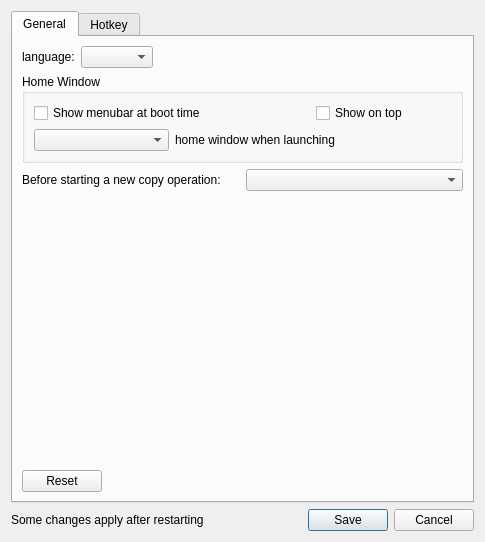
<?xml version="1.0" encoding="UTF-8"?>
<ui version="4.0">
 <class>Preferences</class>
 <widget class="QDialog" name="Preferences">
  <property name="geometry">
   <rect>
    <x>0</x>
    <y>0</y>
    <width>485</width>
    <height>542</height>
   </rect>
  </property>
  <property name="windowTitle">
   <string>PasTk - Preferences</string>
  </property>
  <layout class="QGridLayout" name="gridLayout">
   <item row="0" column="0" colspan="2">
    <widget class="QTabWidget" name="tabWidget">
     <property name="currentIndex">
      <number>0</number>
     </property>
     <widget class="QWidget" name="generalTab">
      <attribute name="title">
       <string>General</string>
      </attribute>
      <layout class="QVBoxLayout" name="verticalLayout_2">
       <item>
        <layout class="QHBoxLayout" name="horizontalLayout_3">
         <item>
          <widget class="QLabel" name="label_6">
           <property name="text">
            <string>language:</string>
           </property>
          </widget>
         </item>
         <item>
          <widget class="QComboBox" name="languageCB"/>
         </item>
         <item>
          <spacer name="horizontalSpacer_5">
           <property name="orientation">
            <enum>Qt::Horizontal</enum>
           </property>
           <property name="sizeHint" stdset="0">
            <size>
             <width>40</width>
             <height>20</height>
            </size>
           </property>
          </spacer>
         </item>
        </layout>
       </item>
       <item>
        <widget class="QGroupBox" name="groupBox_3">
         <property name="title">
          <string>Home Window</string>
         </property>
         <layout class="QGridLayout" name="gridLayout_4">
          <item row="0" column="2">
           <widget class="QCheckBox" name="topmostOpt">
            <property name="text">
             <string>Show on top</string>
            </property>
           </widget>
          </item>
          <item row="1" column="0">
           <widget class="QComboBox" name="windowVisibility"/>
          </item>
          <item row="1" column="1" colspan="2">
           <widget class="QLabel" name="label_7">
            <property name="text">
             <string>home window when launching</string>
            </property>
           </widget>
          </item>
          <item row="0" column="0" colspan="2">
           <widget class="QCheckBox" name="menubarShowOpt">
            <property name="text">
             <string>Show menubar at boot time</string>
            </property>
           </widget>
          </item>
         </layout>
        </widget>
       </item>
       <item>
        <layout class="QHBoxLayout" name="horizontalLayout_4">
         <item>
          <widget class="QLabel" name="label_8">
           <property name="text">
            <string>Before starting a new copy operation:</string>
           </property>
          </widget>
         </item>
         <item>
          <widget class="QComboBox" name="clearHistoryOpt"/>
         </item>
        </layout>
       </item>
       <item>
        <spacer name="verticalSpacer_2">
         <property name="orientation">
          <enum>Qt::Vertical</enum>
         </property>
         <property name="sizeHint" stdset="0">
          <size>
           <width>20</width>
           <height>216</height>
          </size>
         </property>
        </spacer>
       </item>
       <item>
        <layout class="QHBoxLayout" name="horizontalLayout_2">
         <item>
          <widget class="QPushButton" name="generalResetBtn">
           <property name="text">
            <string>Reset</string>
           </property>
          </widget>
         </item>
         <item>
          <spacer name="horizontalSpacer_4">
           <property name="orientation">
            <enum>Qt::Horizontal</enum>
           </property>
           <property name="sizeHint" stdset="0">
            <size>
             <width>40</width>
             <height>20</height>
            </size>
           </property>
          </spacer>
         </item>
        </layout>
       </item>
      </layout>
     </widget>
     <widget class="QWidget" name="hotkeyTab">
      <attribute name="title">
       <string>Hotkey</string>
      </attribute>
      <layout class="QVBoxLayout" name="verticalLayout">
       <item>
        <widget class="QGroupBox" name="groupBox">
         <property name="title">
          <string>Home Window</string>
         </property>
         <layout class="QGridLayout" name="gridLayout_2">
          <item row="0" column="2">
           <widget class="QKeySequenceEdit" name="copyShortcut"/>
          </item>
          <item row="1" column="2">
           <widget class="QKeySequenceEdit" name="runPasteShortcut"/>
          </item>
          <item row="0" column="0">
           <widget class="QLabel" name="label_4">
            <property name="text">
             <string>Start/End copy:</string>
            </property>
           </widget>
          </item>
          <item row="1" column="0">
           <widget class="QLabel" name="label_2">
            <property name="text">
             <string>Switch to paste:      </string>
            </property>
           </widget>
          </item>
          <item row="1" column="3">
           <widget class="QToolButton" name="resetRunPasteShortcut">
            <property name="text">
             <string>...</string>
            </property>
           </widget>
          </item>
          <item row="0" column="3">
           <widget class="QToolButton" name="resetCopyShortcut">
            <property name="text">
             <string>...</string>
            </property>
           </widget>
          </item>
          <item row="1" column="1">
           <spacer name="horizontalSpacer">
            <property name="orientation">
             <enum>Qt::Horizontal</enum>
            </property>
            <property name="sizeHint" stdset="0">
             <size>
              <width>40</width>
              <height>20</height>
             </size>
            </property>
           </spacer>
          </item>
         </layout>
        </widget>
       </item>
       <item>
        <widget class="QGroupBox" name="groupBox_2">
         <property name="title">
          <string>Paste Window</string>
         </property>
         <layout class="QGridLayout" name="gridLayout_3">
          <property name="horizontalSpacing">
           <number>7</number>
          </property>
          <item row="0" column="2">
           <widget class="QKeySequenceEdit" name="pasteShortcut"/>
          </item>
          <item row="0" column="3">
           <widget class="QToolButton" name="resetPasteShortcut">
            <property name="text">
             <string>...</string>
            </property>
           </widget>
          </item>
          <item row="1" column="0">
           <widget class="QLabel" name="label_3">
            <property name="text">
             <string>Skip the current item:</string>
            </property>
           </widget>
          </item>
          <item row="1" column="2">
           <widget class="QKeySequenceEdit" name="skipShortcut"/>
          </item>
          <item row="1" column="3">
           <widget class="QToolButton" name="resetSkipShortcut">
            <property name="text">
             <string>...</string>
            </property>
           </widget>
          </item>
          <item row="0" column="0">
           <widget class="QLabel" name="label_5">
            <property name="text">
             <string>Apply paste:</string>
            </property>
           </widget>
          </item>
          <item row="1" column="1">
           <spacer name="horizontalSpacer_2">
            <property name="orientation">
             <enum>Qt::Horizontal</enum>
            </property>
            <property name="sizeHint" stdset="0">
             <size>
              <width>40</width>
              <height>20</height>
             </size>
            </property>
           </spacer>
          </item>
         </layout>
        </widget>
       </item>
       <item>
        <spacer name="verticalSpacer">
         <property name="orientation">
          <enum>Qt::Vertical</enum>
         </property>
         <property name="sizeHint" stdset="0">
          <size>
           <width>20</width>
           <height>171</height>
          </size>
         </property>
        </spacer>
       </item>
       <item>
        <layout class="QHBoxLayout" name="horizontalLayout">
         <item>
          <widget class="QPushButton" name="hotkeyResetBtn">
           <property name="text">
            <string>Reset</string>
           </property>
          </widget>
         </item>
         <item>
          <spacer name="horizontalSpacer_3">
           <property name="orientation">
            <enum>Qt::Horizontal</enum>
           </property>
           <property name="sizeHint" stdset="0">
            <size>
             <width>40</width>
             <height>20</height>
            </size>
           </property>
          </spacer>
         </item>
        </layout>
       </item>
      </layout>
     </widget>
    </widget>
   </item>
   <item row="1" column="0">
    <widget class="QLabel" name="label">
     <property name="text">
      <string>Some changes apply after restarting</string>
     </property>
    </widget>
   </item>
   <item row="1" column="1">
    <widget class="QDialogButtonBox" name="buttonBox">
     <property name="orientation">
      <enum>Qt::Horizontal</enum>
     </property>
     <property name="standardButtons">
      <set>QDialogButtonBox::Cancel|QDialogButtonBox::Save</set>
     </property>
    </widget>
   </item>
  </layout>
 </widget>
 <resources/>
 <connections>
  <connection>
   <sender>buttonBox</sender>
   <signal>accepted()</signal>
   <receiver>Preferences</receiver>
   <slot>accept()</slot>
   <hints>
    <hint type="sourcelabel">
     <x>248</x>
     <y>254</y>
    </hint>
    <hint type="destinationlabel">
     <x>157</x>
     <y>274</y>
    </hint>
   </hints>
  </connection>
  <connection>
   <sender>buttonBox</sender>
   <signal>rejected()</signal>
   <receiver>Preferences</receiver>
   <slot>reject()</slot>
   <hints>
    <hint type="sourcelabel">
     <x>316</x>
     <y>260</y>
    </hint>
    <hint type="destinationlabel">
     <x>286</x>
     <y>274</y>
    </hint>
   </hints>
  </connection>
 </connections>
</ui>
